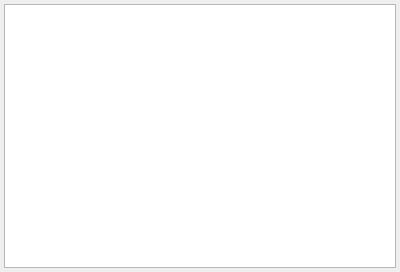
<?xml version="1.0" encoding="UTF-8"?>
<ui version="4.0">
 <class>PriceListComboBoxPopup</class>
 <widget class="QDialog" name="PriceListComboBoxPopup">
  <property name="geometry">
   <rect>
    <x>0</x>
    <y>0</y>
    <width>400</width>
    <height>272</height>
   </rect>
  </property>
  <property name="windowTitle">
   <string>Dialog</string>
  </property>
  <layout class="QGridLayout" name="gridLayout">
   <property name="margin">
    <number>4</number>
   </property>
   <property name="spacing">
    <number>4</number>
   </property>
   <item row="0" column="0">
    <widget class="CTableView" name="tblPriceList"/>
   </item>
  </layout>
 </widget>
 <customwidgets>
  <customwidget>
   <class>CTableView</class>
   <extends>QTableView</extends>
   <header>library/TableView.h</header>
  </customwidget>
 </customwidgets>
 <resources/>
 <connections/>
</ui>
